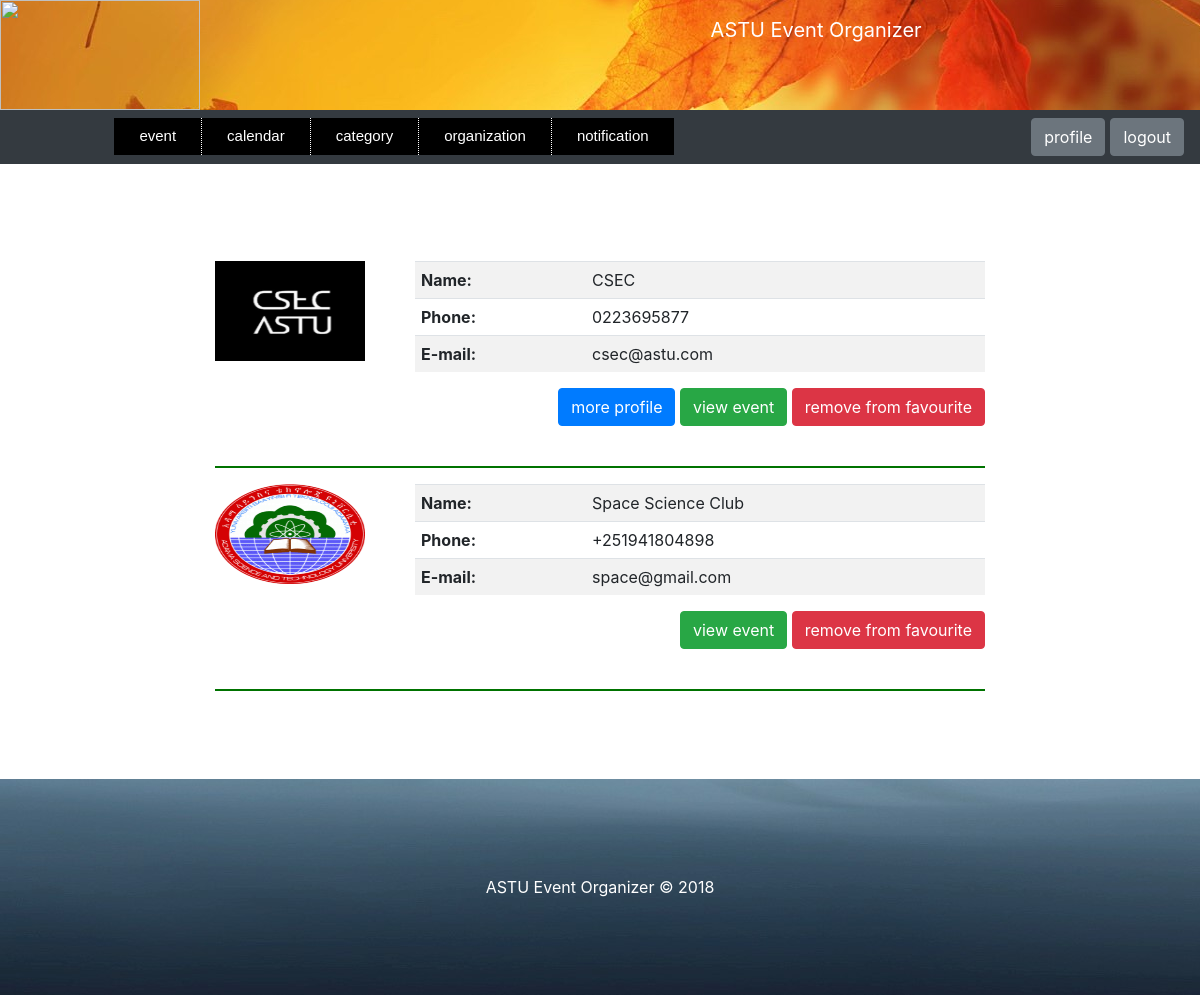
/favourite-organization/ (signed in), run on the app's committed database.
### event/models.py (models this page shows, shortened)
class Organizer(models.Model):
    name = models.CharField(max_length=200, unique=True)
    description = models.TextField(blank=True)
    phone_regex = RegexValidator(
        regex=r'^\+?1?\d{10,15}$',
        message='Phone number must be entered in the format : 0987654321 or +251987654321 up to 15 digits allowed'
    )
    phone = models.CharField(validators=[phone_regex], max_length=15)
    email = models.EmailField(unique=True)
    password_regex = RegexValidator(
        regex=r'^\S{6,1024}',
        message='password must be at least 6 character'
    )
    password = models.CharField(validators=[password_regex], max_length=1024)
    photo = models.ImageField(upload_to='', blank=True, default='astu.gif')
    is_active = models.CharField(max_length=200, choices=(('active', True), ('nonactive', False)), default='nonactive')
    register_date = models.DateField()
    def image_tag(self):
        return mark_safe('<img src="%s" width="150" height="150"/>' % self.photo.url)
    image_tag.short_description = 'Photo'
    image_tag.allow_tags = True

### event/views.py (the view)
# urls.py: path('favourite-organization/', views.view_favourite_organization, name='favourite_organization'),
def view_favourite_organization(request):
    if request.session.get('user_auth'):
        email = request.session.get('user_auth')
        user = User.objects.get(email=email)
        favourite_organization = FavouriteOrganization.objects.filter(user=user)
        organization = [i.organizer for i in favourite_organization]
        for i in organization:
            i.image = "Images/" + str(i.photo)
        return render(request, 'webpages/view_favourite_organization.html',
                      {'organization': organization})
    else:
        raise Http404("You are not logged in")

### event/templates/webpages/view_favourite_organization.html (shortened to what this page needs)
<!DOCTYPE html>
<html lang="en">
    <head class="header-site">
        {% load static %}
        {% load filter %}
            {% include "webpages/user_homepage.html" %}
        <link rel="stylesheet" href="{% static 'files/bootstrap/css/bootstrap.css' %}"  type="text/css" >
        <link rel="stylesheet" href="{% static 'files/style2.css' %}"  type="text/css" >
        <link rel="stylesheet" href="{% static 'files/style3.css' %}"  type="text/css" >
        <link rel="stylesheet" href="{% static 'files/style4.css' %}"  type="text/css" >
        <link rel="stylesheet" href="{% static 'files/style5.css' %}"  type="text/css" >
        <link rel="stylesheet" href="{% static 'files/style6.css' %}"  type="text/css" >
    </head>
    <body>
        <br><br>
        {% for i in  organization %}
        <div class = "container col-8">
            <div class="row">
            <div class="col-sm-3">
                <img src="{% static i.image %}"  height="100" width="150">
            </div>
            <div class="col-sm-9">
                    <table class="table table-striped">
                        <tr>
                            <td style="width: 30%;"><strong>Name:</strong></td>
                            <td style="width: 70%;">{{i.name}}</td>
                        </tr>
                        <tr>
                            <td style="width: 30%;"><strong>Phone:</strong></td>
                            <td style="width: 70%;">{{i.phone}}</td>
                        </tr>
                        <tr>
                            <td style="width: 30%;"><strong>E-mail:</strong></td>
                            <td style="width: 70%;">{{i.email}}</td>
                        </tr>
                        </table>
            </div>
        </div>
            <div align="right">
                {% if i.description  %}
               <input type="button"  id ="button-{{i.id}}" class="btn btn-primary"  onclick="myFunction({{i.id}})" value="more profile">
                {% endif %}
                <a class="btn btn-success" href="{% url 'viewOrganizationEvent' i.id %}">view event</a>
                <a class="btn btn-danger" href="{% url 'removeFavouriteStore' i.id %}">remove from favourite</a>
                <br><br>
            </div>
            <hr>
            </div>
            {% endfor %}
    </body>
    <footer>
        {% include "webpages/footer.html" %}
    </footer>
</html>

### event/static/files/style3.css (style rules this page uses)
a.butt:link, a.back:visited, { background-color: #11aa44; color: white; }
table, th, td { border: 1px solid black; }

### event/static/files/style6.css (style rules this page uses)
.table-striped>tbody>tr>td { padding:6px; text-font:8px; }
hr { background-color: green; border-width:2px; }

### data on the page
Organizer: name "CSEC", phone "0223695877", email "csec@astu.com"
Organizer: name "Space Science Club", phone "+251941804898", email "space@gmail.com"
